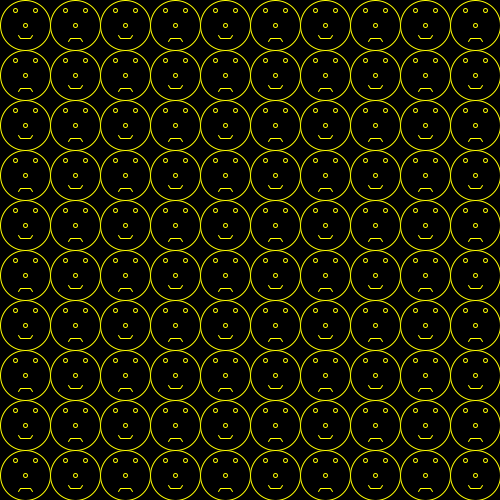
Frame 1 (no input)
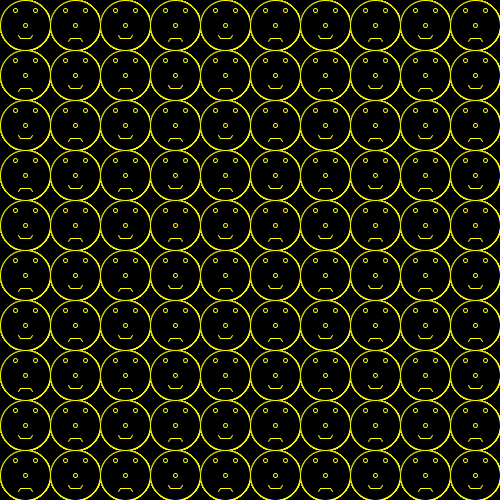
Frame 60 (the mouse pressed at the canvas centre just before this capture)
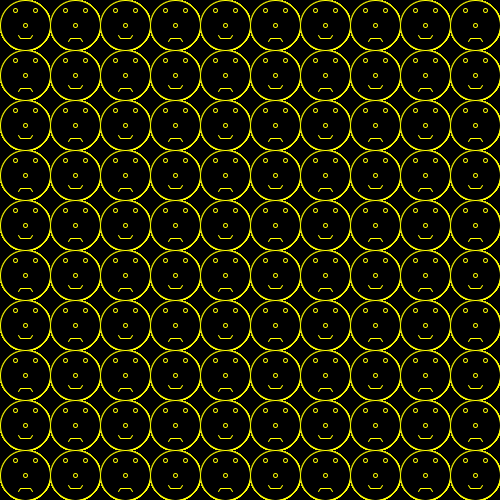
Frame 120 (the mouse held since frame 60 and released just before this capture)

The Processing sketch that drew these frames (run headless with seeded random() and noise(); from frame 60 on, the mouse is pressed at the canvas centre):

// Processing sketch: smileyface
// ── smileyface.pde
void setup()
{
  size(500,500);
  background(0);
  fill(0);
}

int red = 255;
int green = 255;
int blue = 0;
boolean smile = true;


void draw()
{
  for (int y = 0 ; y < height ; y += 50)
  {
    for (int x = 0 ; x < width ; x += 50)
    {
      stroke(red, green, blue);
      ellipse(x + 25, y + 25, 50, 50);
      // The eyes and nose
      ellipse(x + 15, y + 10, 4, 4);
      ellipse(x + 35, y + 10, 4, 4);
      ellipse(x + 25, y + 25, 4, 4);

      // The mouth
      line(x + 20, y + 38, x + 30, y + 38);
      if (smile)
      {
        // Draw an upturned mouth
        line(x + 20, y + 38, x + 18, y + 35);
        line(x + 30, y + 38, x + 32, y + 35);
      }
      else
      {
        // Draw a downturned mouth
        line(x + 20, y + 38, x + 18, y + 41);
        line(x + 30, y + 38, x + 32, y + 41);
      }
      smile = ! smile;
    }
    smile = ! smile;
  }
}
